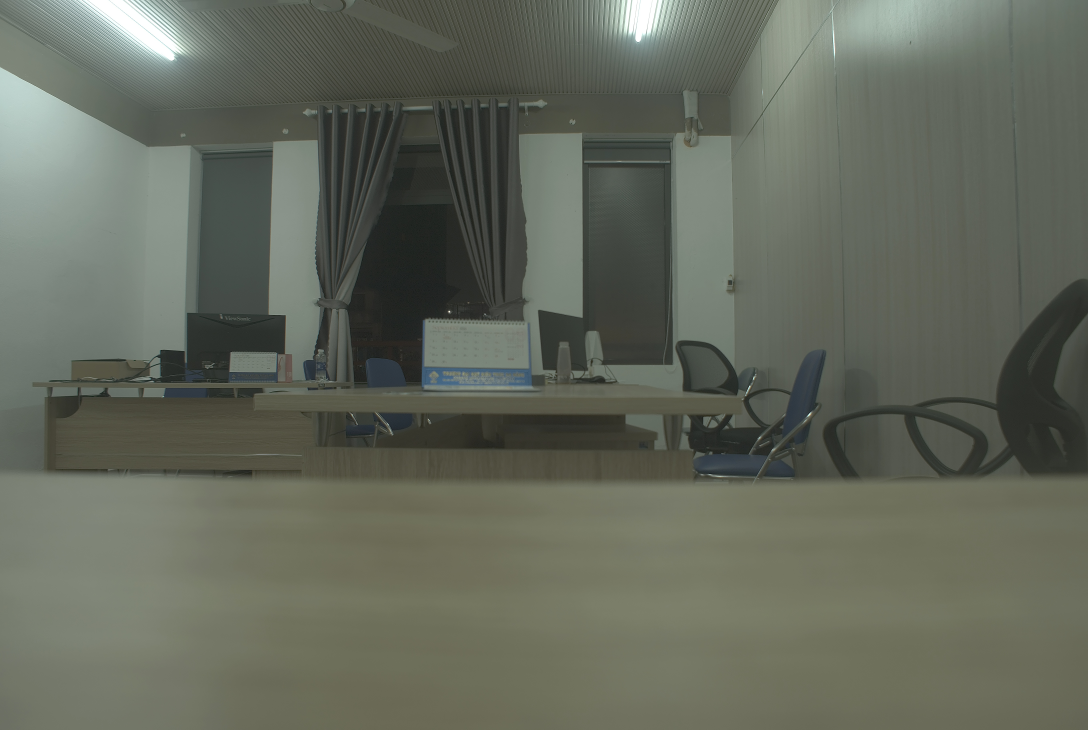
#> input picture jetson_commercial_workspace/code/CSI-Camera/test_image.jpg, 5440 x 3648 px (shown at 1/5 size)
$ python -i simple_camera_copy.py   (imports and definitions only)
#> lines starting #> are read from the running program, lines starting #| are printed output that depends on the picture
#> further down, picture is the input picture: shape (3648, 5440, 3); mean B, G, R 92.3, 104.6, 99.8
# MIT License
# Copyright (c) 2019-2022 JetsonHacks

# Using a CSI camera (such as the Raspberry Pi Version 2) connected to a
# NVIDIA Jetson Nano Developer Kit using OpenCV
# Drivers for the camera and OpenCV are included in the base image

import cv2
import numpy as np
import subprocess
import time

# [3 lines not run here, left out]

"""
gstreamer_pipeline returns a GStreamer pipeline for capturing from the CSI camera
Flip the image by setting the flip_method (most common values: 0 and 2)
display_width and display_height determine the size of each camera pane in the window on the screen
Default 1920x1080 displayd in a 1/4 size window
"""

# image adjustment
# [26 lines left out: function adjust_image, not called in this run]

# Function to adjust Temperature (makes the image warmer or cooler)
def adjust_temperature(image, temp):
    # Blue to Red adjustment (Increase Red and decrease Blue to warm the image)
    temp_image = image.copy()
    if temp > 0:
        temp_image[:, :, 2] = np.clip(temp_image[:, :, 2] + temp * 1.5, 0, 255)  # Increase Red
        temp_image[:, :, 0] = np.clip(temp_image[:, :, 0] - temp * 1.5, 0, 255)  # Decrease Blue
    elif temp < 0:
        temp_image[:, :, 2] = np.clip(temp_image[:, :, 2] + temp * 1.5, 0, 255)  # Increase Red
        temp_image[:, :, 0] = np.clip(temp_image[:, :, 0] + abs(temp) * 1.5, 0, 255)  # Increase Blue
    return temp_image

# Function to adjust Tint (green to magenta)
def adjust_tint(image, tint):
    # Increase or decrease the green/magenta tint
    tint_image = image.copy()
    if tint > 0:
        tint_image[:, :, 1] = np.clip(tint_image[:, :, 1] + tint * 2, 0, 255)  # Increase Green
    elif tint < 0:
        tint_image[:, :, 1] = np.clip(tint_image[:, :, 1] + tint * 2, 0, 255)  # Decrease Green
    return tint_image

# Function to adjust Vibrance (boosts less saturated colors)
def adjust_vibrance(image, vibrance):
#> called with vibrance = 0
    hsv_image = cv2.cvtColor(image, cv2.COLOR_BGR2HSV)
#> hsv_image: shape (3648, 5440, 3); mean H, S, V 45.4, 33.2, 104.8
    h, s, v = cv2.split(hsv_image)
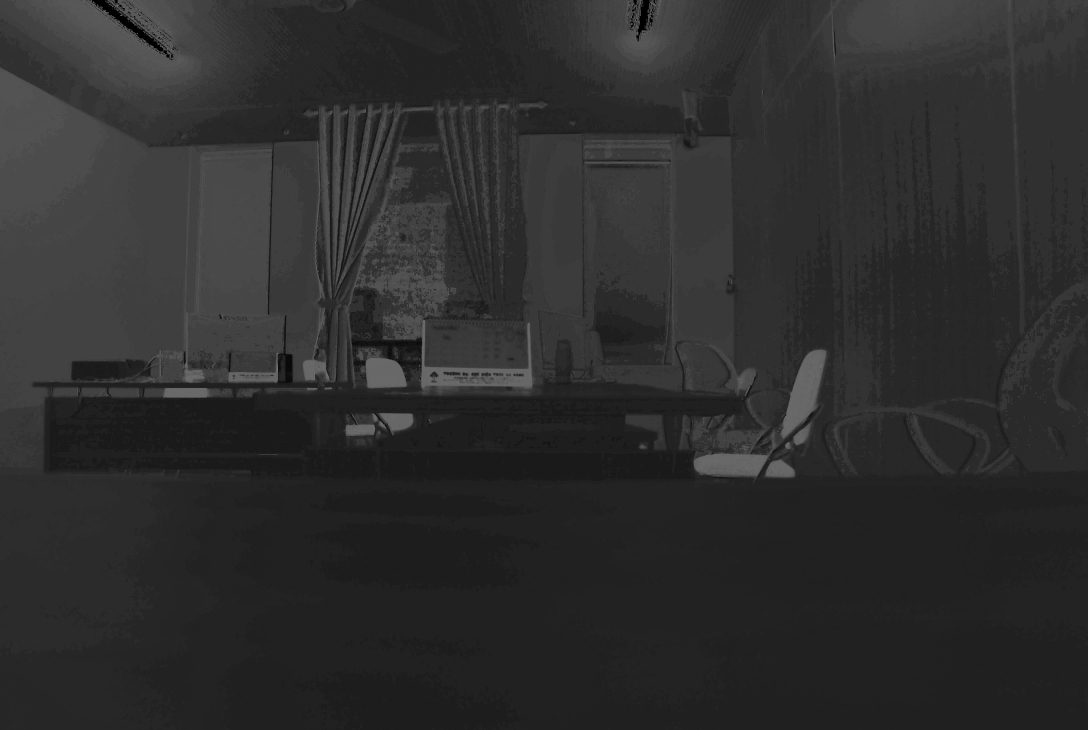
#> h: shape (3648, 5440) (shown at 1/5 size); min 0, max 173, mean 45.4
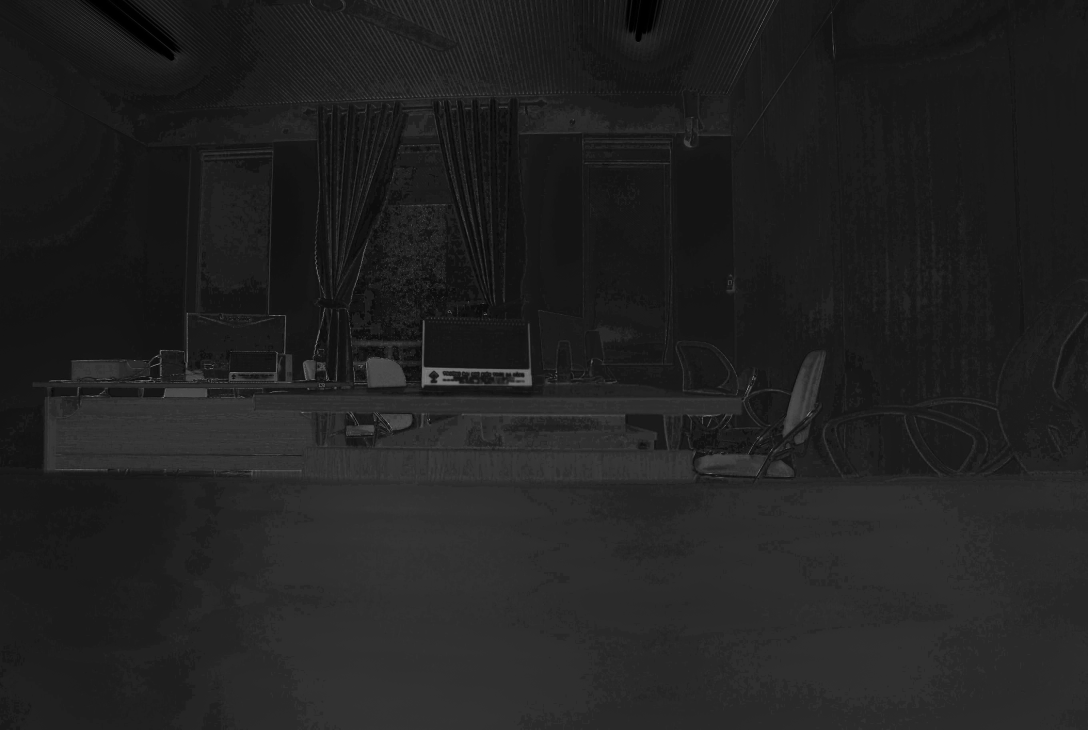
#> s: shape (3648, 5440) (shown at 1/5 size); min 0, max 255, mean 33.2
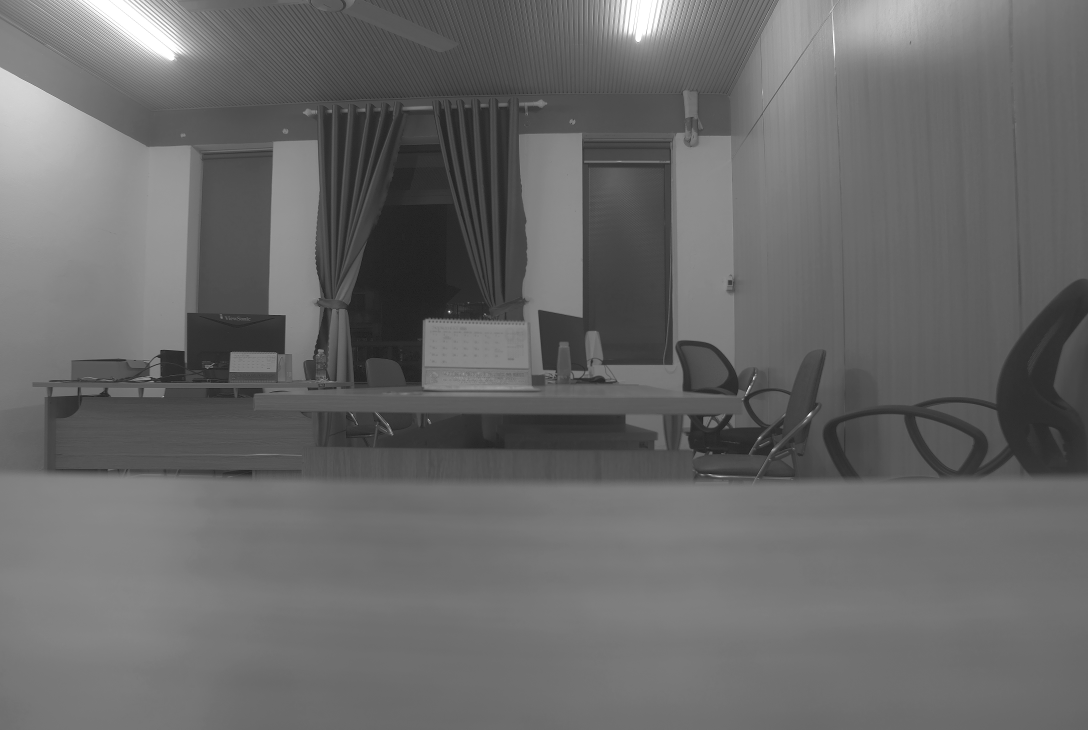
#> v: shape (3648, 5440) (shown at 1/5 size); min 0, max 255, mean 104.8

    # Scale the saturation based on vibrance
    s = np.clip(s + vibrance, 0, 255)
    hsv_image = cv2.merge([h, s, v])
    vibrance_image = cv2.cvtColor(hsv_image, cv2.COLOR_HSV2BGR)
    return vibrance_image

# Function to adjust Saturation (boosts or reduces all colors equally)
# [9 lines left out: function adjust_saturation, not called in this run]

def adjust_color(image, temp=0, tint=0, vibrance=0, saturation=0):
    # Apply temperature, tint, vibrance, and saturation adjustments
    image = adjust_temperature(image, temp)
    image = adjust_tint(image, tint)
    image = adjust_vibrance(image, vibrance)
    # image = adjust_saturation(image, saturation)
    return image

# [75 lines left out: functions gstreamer_pipeline, show_camera, not called in this run]


# [2 lines not run here, left out]

>>> import cv2
>>> picture = cv2.imread('test_image.jpg')
>>> result = adjust_color(picture)
